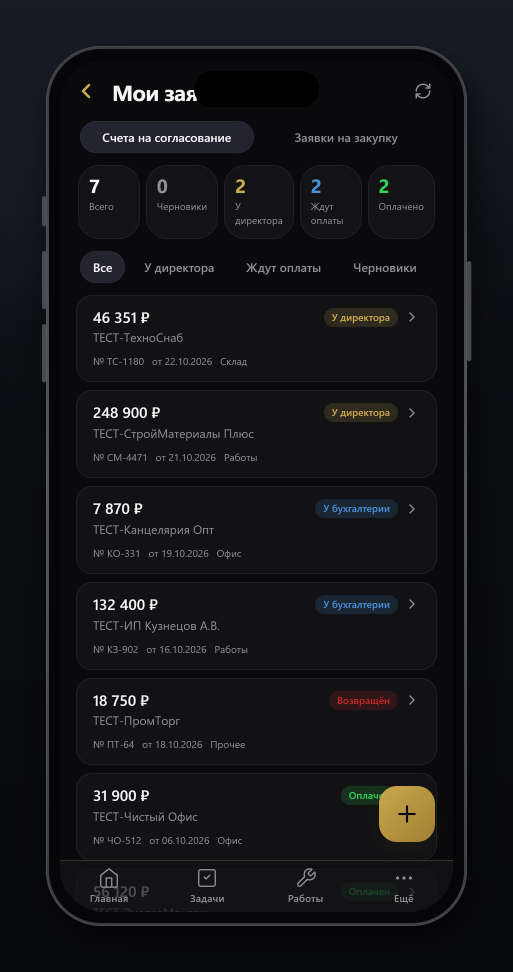
#> input picture reports/mobile-my-requests/01-my-requests-list.png, 1026 x 1944 px, given as the content of the folder tests/reports/_my_requests_shots, which was not available (shown at 1/2 size)
$ python make_iphone_frames.py
#> lines starting #> are read from the running program, lines starting #| are printed output that depends on the picture; after the words box and inside, x2 and y2 are one past the last pixel; in counts of white or black regions, pixels touching at a corner belong together; pictures that were not available may be replaced by others from this repository, and a replacement may not be noted
#> in build_frame, shot is the input picture: PIL image 1026x1944 RGB; mean R, G, B 19.8, 20.2, 23.1
#!/usr/bin/env python3
# -*- coding: utf-8 -*-
"""
D-369: рамка iPhone 15 Pro для скриншотов мобильной СРМ.

Зачем PIL, а не готовый мокап: в проекте нет `sharp`, а PIL 12.3 стоит. Кадры
снимаются в 1179x2556 (393x852 @ DPR 3) — это ровно пропорции 15 Pro.

Что рисуем:
  • корпус со скруглением и мягкой тенью;
  • чёрная окантовка (bezel) с тонким металлическим блеском по краю;
  • Dynamic Island по центру сверху;
  • кнопки громкости слева, Action button, боковую кнопку справа;
  • градиентную подложку (не белую) — для слайдов презентации.

Корпус и экран рисуются в 3x от целевого размера и уменьшаются с Lanczos:
иначе на закруглениях и «острове» видны ступеньки.

Запуск:  python tools/make_iphone_frames.py
Вход:    tests/reports/_my_requests_shots/[0-9]*.png
Выход:   reports/mobile-my-requests/*.png  (2x для слайдов)
"""
import glob
import os
from PIL import Image, ImageDraw, ImageFilter

SRC = os.path.join("tests", "reports", "_my_requests_shots")
DST = os.path.join("reports", "mobile-my-requests")

# Пропорции iPhone 15 Pro: экран 393x852 pt.
SCREEN_W, SCREEN_H = 393, 852
BEZEL = 11            # толщина окантовки, pt
BODY_PAD = 3          # «металл» вокруг окантовки, pt
RADIUS = 55           # радиус скругления корпуса, pt

SCALE = 3             # рендерим в 3x, потом уменьшаем
OUT_SCALE = 2         # итоговый размер: 2x от pt — для слайдов
MARGIN = 46           # поля под тень, pt

# Тёмная премиум-подложка: глубокий графит с холодным отливом.
BG_TOP = (17, 19, 24)
BG_BOTTOM = (8, 9, 12)


def rounded_mask(size_pt, radius_pt):
    """Маска скруглённого прямоугольника (размеры в pt, рендер в SCALE)."""
    w, h = size_pt[0] * SCALE, size_pt[1] * SCALE
    m = Image.new("L", (w, h), 0)
    d = ImageDraw.Draw(m)
    d.rounded_rectangle([0, 0, w - 1, h - 1], radius=radius_pt * SCALE, fill=255)
    return m


def make_background(size_pt):
    """Вертикальный градиент + мягкое световое пятно сверху."""
#> called with size_pt = (513, 972)
    w, h = size_pt[0] * SCALE, size_pt[1] * SCALE
    bg = Image.new("RGB", (w, h))
#> bg: PIL image 1539x2916 RGB; every value is 0
    d = ImageDraw.Draw(bg)
    for y in range(h):
        t = y / max(1, h - 1)
        r = int(BG_TOP[0] + (BG_BOTTOM[0] - BG_TOP[0]) * t)
        g = int(BG_TOP[1] + (BG_BOTTOM[1] - BG_TOP[1]) * t)
        b = int(BG_TOP[2] + (BG_BOTTOM[2] - BG_TOP[2]) * t)
        d.line([(0, y), (w, y)], fill=(r, g, b))

    # Световое пятно: рисуем маску и размываем — край получается мягким.
    glow = Image.new("L", (w, h), 0)
#> glow: PIL image 1539x2916 L; every value is 0
    gd = ImageDraw.Draw(glow)
    gd.ellipse([-w * 0.35, -h * 0.22, w * 1.05, h * 0.30], fill=64)
    glow = glow.filter(ImageFilter.GaussianBlur(60 * SCALE))
    accent = Image.new("RGB", (w, h), (46, 58, 82))
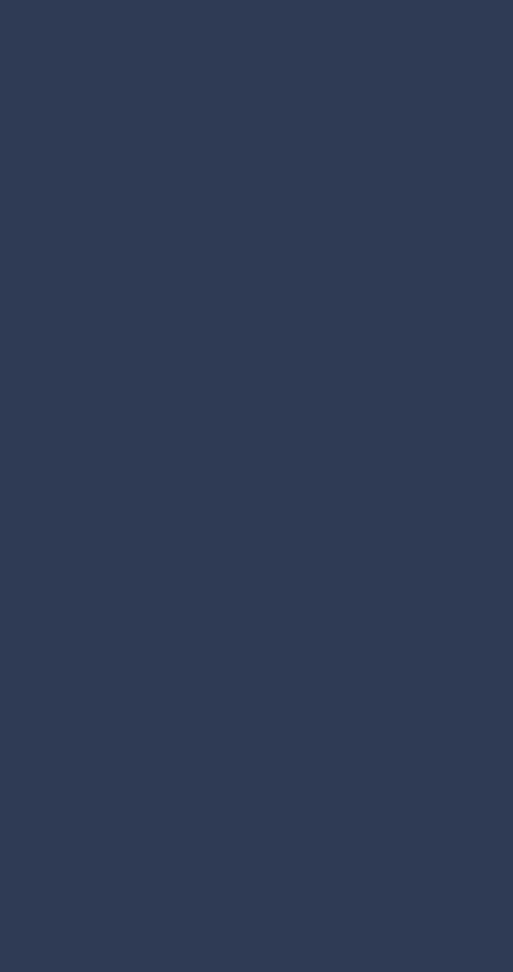
#> accent: PIL image 1539x2916 RGB (shown at 1/3 size); mean R, G, B 46, 58, 82
    return Image.composite(accent, bg, glow)


def build_frame(shot_path, out_path):
    """Накладывает скриншот в рамку iPhone 15 Pro и сохраняет."""
    shot = Image.open(shot_path).convert("RGB")

    # Экран приводим точно к 393x852 (пропорции 15 Pro), затем масштабируем.
    tw, th = SCREEN_W * SCALE, SCREEN_H * SCALE
    if shot.size != (tw, th):
        shot = shot.resize((tw, th), Image.LANCZOS)

    metal = BODY_PAD
    frame_w = SCREEN_W + 2 * (BEZEL + metal)
    frame_h = SCREEN_H + 2 * (BEZEL + metal)
    fw, fh = frame_w * SCALE, frame_h * SCALE

    canvas_pt = (frame_w + 2 * MARGIN, frame_h + 2 * MARGIN)
    canvas = make_background(canvas_pt)
    cw, ch = canvas.size
#> cw = 1539; ch = 2916
    ox, oy = MARGIN * SCALE, MARGIN * SCALE  # позиция корпуса на холсте

    # ── корпус: тёмный титан с блеском к середине ──────────────────────────
    body = Image.new("RGB", (fw, fh))
#> body: PIL image 1263x2640 RGB; every value is 0
    bd = ImageDraw.Draw(body)
    for y in range(fh):
        t = y / max(1, fh - 1)
        base = int(58 + 26 * (1 - abs(t - 0.5) * 2))
        bd.line([(0, y), (fw, y)], fill=(base, base + 2, base + 5))
    body_mask = rounded_mask((frame_w, frame_h), RADIUS)
#> in rounded_mask, `m = Image.new("L", (w, h), 0)`: m: PIL image 1263x2640 L; every value is 0
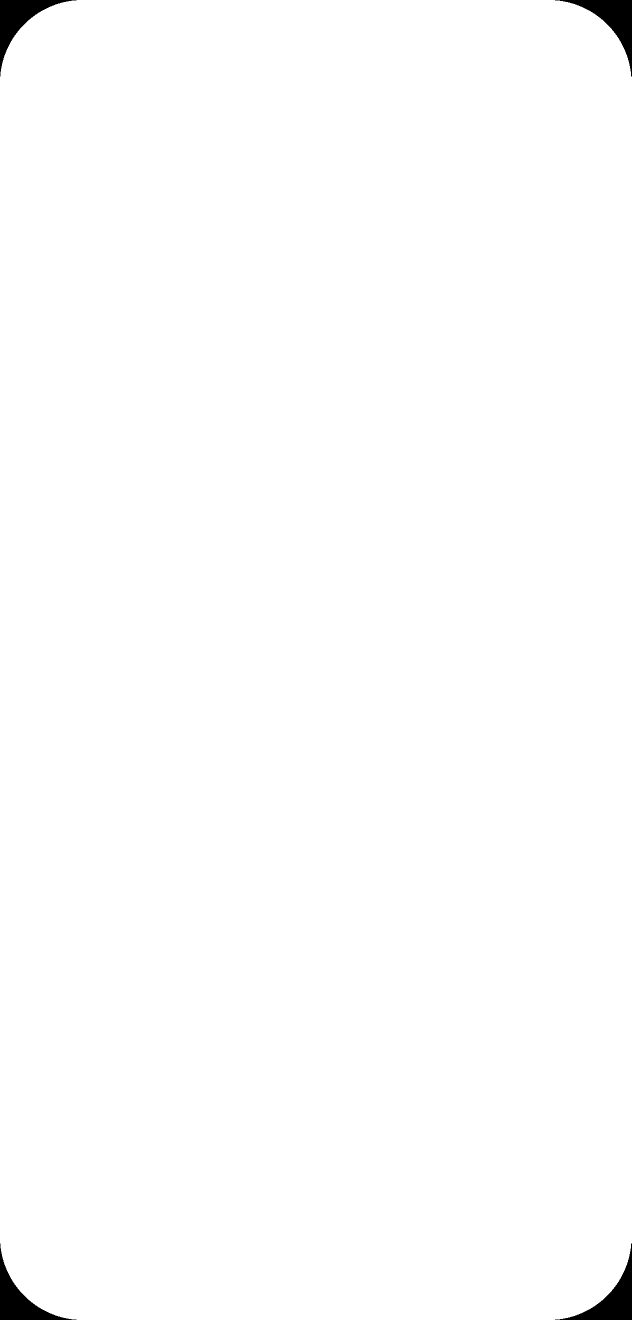
#> body_mask: PIL image 1263x2640 L (shown at 1/2 size); 99.3% white; 4 black regions, box (x1, y1, x2, y2) and area: (0, 0, 153, 153) 5897, (1110, 0, 1263, 153) 5897, (0, 2487, 153, 2640) 5897, (1110, 2487, 1263, 2640) 5897

    # Тонкий светлый кант по периметру — «дорогой» вид.
    rim = Image.new("RGBA", (fw, fh), (0, 0, 0, 0))
#> rim: PIL image 1263x2640 RGBA; every value is 0
    rd = ImageDraw.Draw(rim)
    rd.rounded_rectangle([0, 0, fw - 1, fh - 1], radius=RADIUS * SCALE,
                         outline=(168, 172, 182, 150), width=max(2, SCALE))

    # ── экран ──────────────────────────────────────────────────────────────
    bezel_w_pt = SCREEN_W + 2 * BEZEL
    bezel_h_pt = SCREEN_H + 2 * BEZEL
    bezel_mask = rounded_mask((bezel_w_pt, bezel_h_pt), RADIUS - BODY_PAD)
#> in rounded_mask (call 2), `m = Image.new("L", (w, h), 0)`: m: PIL image 1245x2622 L; every value is 0
#> bezel_mask: PIL image 1245x2622 L; 99.4% white; 4 black regions, box (x1, y1, x2, y2) and area: (0, 0, 144, 144) 5270, (1101, 0, 1245, 144) 5270, (0, 2478, 144, 2622) 5270, (1101, 2478, 1245, 2622) 5270
    bezel_layer = Image.new("RGBA", (fw, fh), (0, 0, 0, 0))
    bezel_layer.paste((6, 6, 8, 255), (metal * SCALE, metal * SCALE,
                                       metal * SCALE + bezel_w_pt * SCALE,
                                       metal * SCALE + bezel_h_pt * SCALE),
                      bezel_mask)

    sc_x = (metal + BEZEL) * SCALE
    sc_y = (metal + BEZEL) * SCALE
    shot_mask = rounded_mask((SCREEN_W, SCREEN_H), RADIUS - BODY_PAD - BEZEL + 3)
#> in rounded_mask (call 3), `m = Image.new("L", (w, h), 0)`: m: PIL image 1179x2556 L; every value is 0
#> shot_mask: PIL image 1179x2556 L; 99.5% white; 4 black regions, box (x1, y1, x2, y2) and area: (0, 0, 121, 121) 3775, (1058, 0, 1179, 121) 3775, (0, 2435, 121, 2556) 3775, (1058, 2435, 1179, 2556) 3775
    screen_layer = Image.new("RGBA", (fw, fh), (0, 0, 0, 0))
    screen_layer.paste(shot, (sc_x, sc_y), shot_mask)
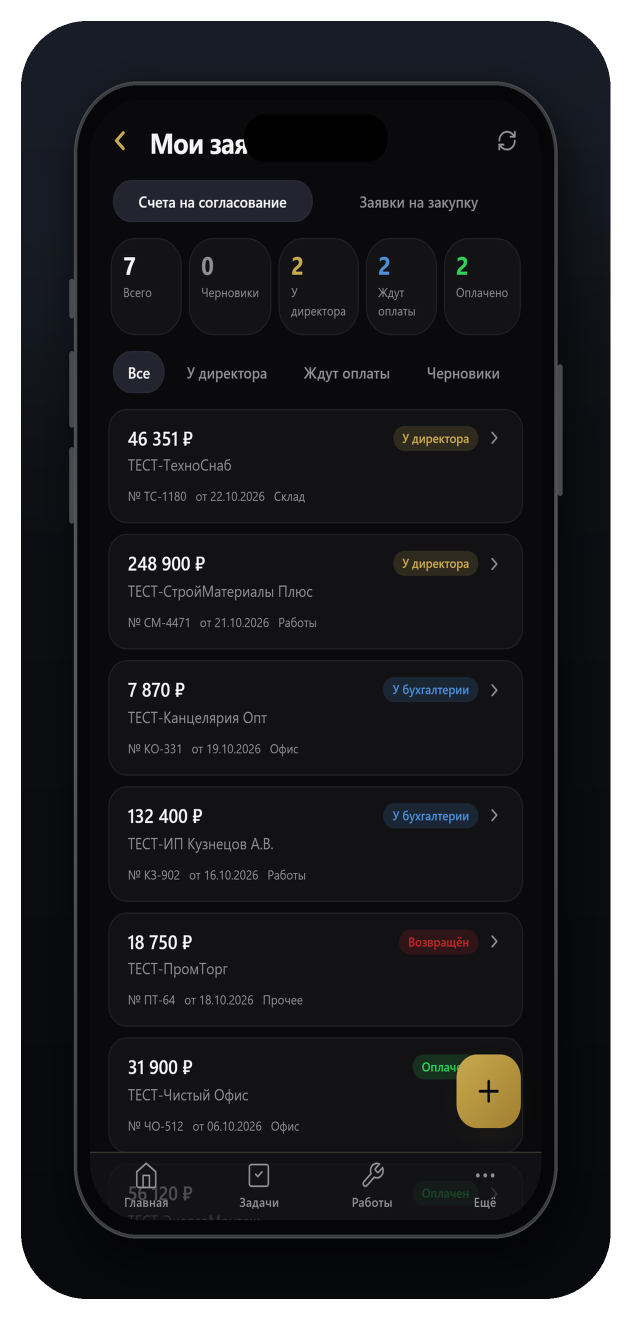
#> screen_layer: PIL image 1263x2640 RGBA (shown at 1/2 size); mean R, G, B, A 17.8, 18.2, 20.8, 229.3; transparent parts drawn white

    # ── Dynamic Island ─────────────────────────────────────────────────────
    island_w, island_h = 125, 36
    ix = ((frame_w - island_w) // 2) * SCALE
    iy = (metal + BEZEL + 11) * SCALE
    island = Image.new("RGBA", (fw, fh), (0, 0, 0, 0))
    idr = ImageDraw.Draw(island)
    idr.rounded_rectangle([ix, iy, ix + island_w * SCALE, iy + island_h * SCALE],
                          radius=(island_h // 2) * SCALE, fill=(0, 0, 0, 255))

    # ── кнопки ─────────────────────────────────────────────────────────────
    btns = Image.new("RGBA", (cw, ch), (0, 0, 0, 0))
#> btns: PIL image 1539x2916 RGBA; every value is 0
    bdr = ImageDraw.Draw(btns)
    # Левая сторона: Action button + две кнопки громкости.
    for dy, bh in [(150, 30), (205, 58), (278, 58)]:
        bdr.rounded_rectangle(
            [ox - 4 * SCALE, oy + dy * SCALE, ox, oy + (dy + bh) * SCALE],
            radius=2 * SCALE, fill=(72, 74, 80, 255))
    # Правая сторона: боковая кнопка.
    bdr.rounded_rectangle(
        [ox + fw, oy + 215 * SCALE, ox + fw + 4 * SCALE, oy + 315 * SCALE],
        radius=2 * SCALE, fill=(72, 74, 80, 255))

    # ── сборка: тень -> корпус -> кант -> окантовка -> экран -> остров ─────
    shadow_src = Image.new("RGBA", (cw, ch), (0, 0, 0, 0))
    sdr = ImageDraw.Draw(shadow_src)
    sdr.rounded_rectangle([ox + 6 * SCALE, oy + 14 * SCALE,
                           ox + fw + 6 * SCALE, oy + fh + 14 * SCALE],
                          radius=RADIUS * SCALE, fill=(0, 0, 0, 175))
    shadow = shadow_src.filter(ImageFilter.GaussianBlur(18 * SCALE))

    out = canvas.convert("RGBA")
    out = Image.alpha_composite(out, shadow)
    out = Image.alpha_composite(out, btns)

    body_rgba = Image.new("RGBA", (cw, ch), (0, 0, 0, 0))
    body_rgba.paste(body, (ox, oy), body_mask)
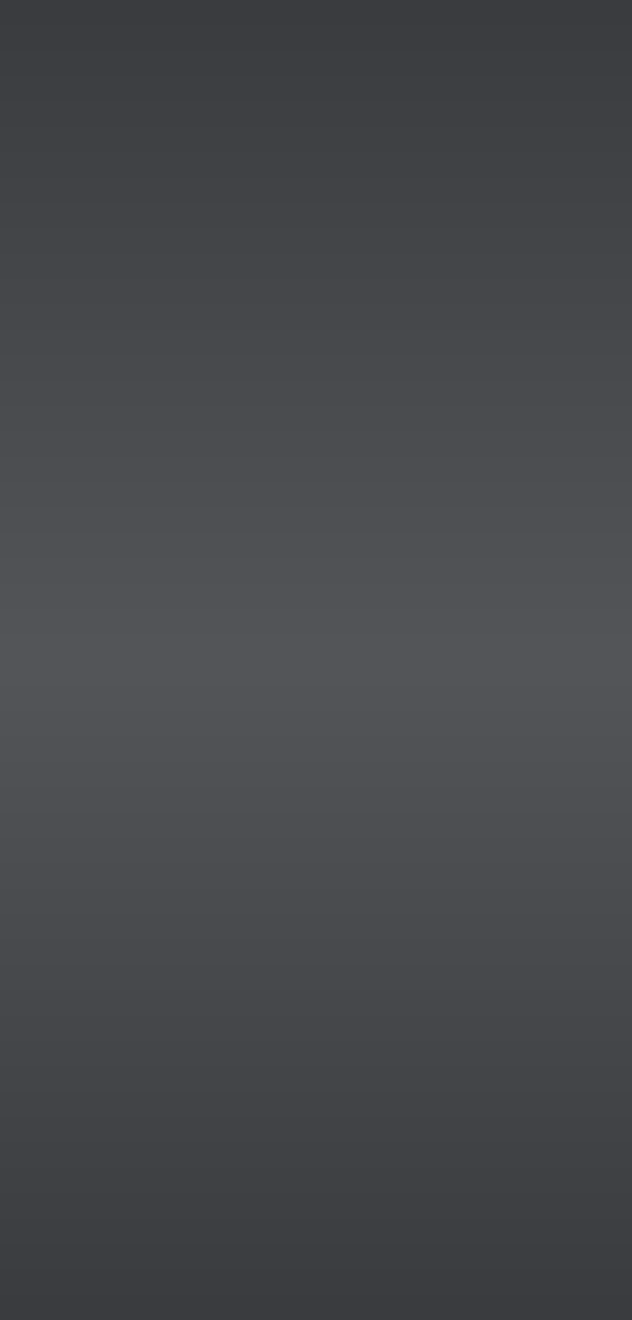
#> body: PIL image 1263x2640 RGB (shown at 1/2 size); mean R, G, B 70.5, 72.5, 75.5
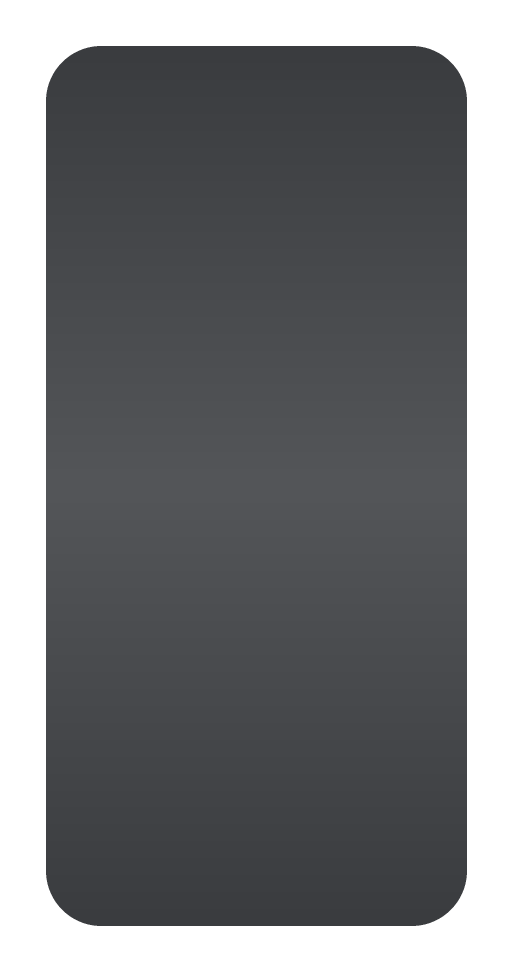
#> body_rgba: PIL image 1539x2916 RGBA (shown at 1/3 size); mean R, G, B, A 52.1, 53.5, 55.8, 188.1; transparent parts drawn white
    out = Image.alpha_composite(out, body_rgba)

    rim_rgba = Image.new("RGBA", (cw, ch), (0, 0, 0, 0))
    rim_rgba.paste(rim, (ox, oy), rim)
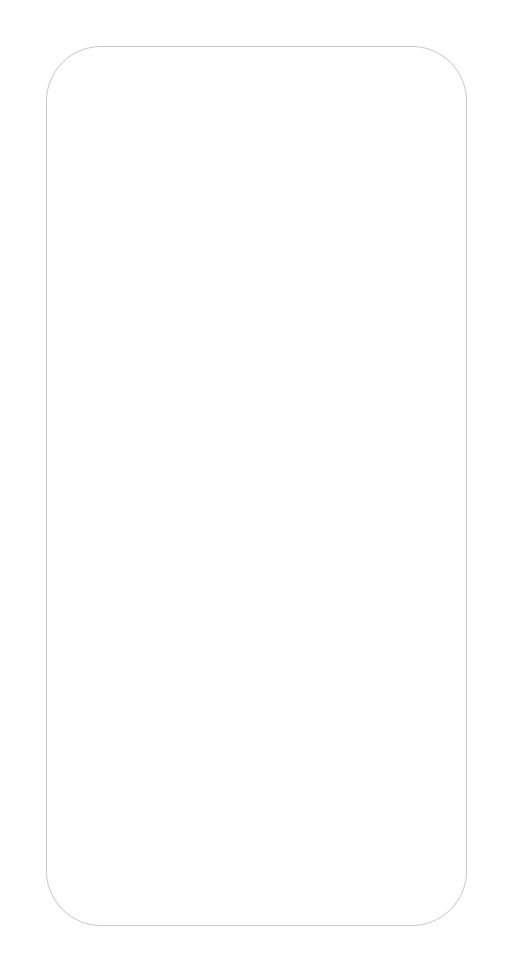
#> rim_rgba: PIL image 1539x2916 RGBA (shown at 1/3 size); mean R, G, B, A 0.5, 0.5, 0.5, 0.4; transparent parts drawn white
    out = Image.alpha_composite(out, rim_rgba)

    bezel_rgba = Image.new("RGBA", (cw, ch), (0, 0, 0, 0))
    bezel_rgba.paste(bezel_layer, (ox, oy), bezel_layer)
    out = Image.alpha_composite(out, bezel_rgba)

    screen_rgba = Image.new("RGBA", (cw, ch), (0, 0, 0, 0))
    screen_rgba.paste(screen_layer, (ox, oy), screen_layer)
    out = Image.alpha_composite(out, screen_rgba)
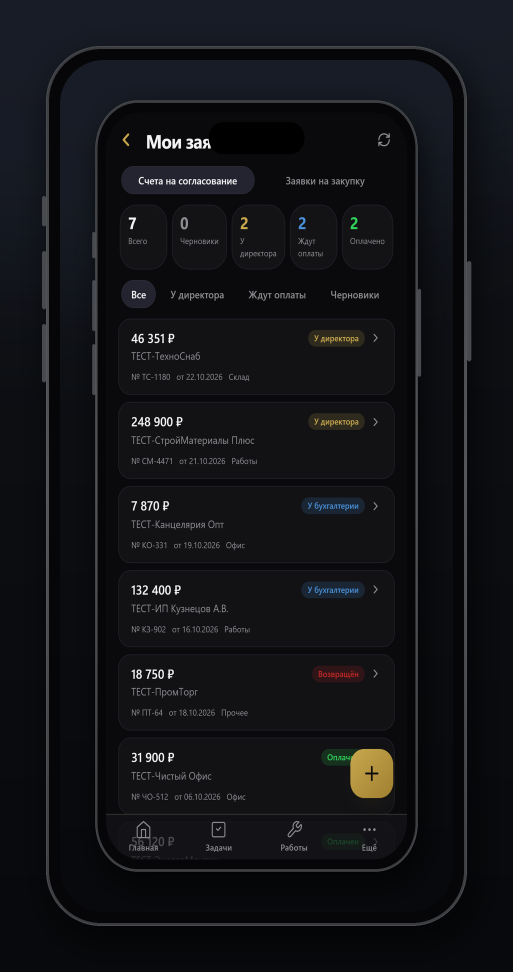
#> out: PIL image 1539x2916 RGBA (shown at 1/3 size); mean R, G, B, A 18.2, 19.1, 22.5, 255

    island_rgba = Image.new("RGBA", (cw, ch), (0, 0, 0, 0))
    island_rgba.paste(island, (ox, oy), island)
    out = Image.alpha_composite(out, island_rgba)

    # Уменьшаем до 2x от pt — чётко на слайдах и без ступенек.
    final = out.convert("RGB").resize((canvas_pt[0] * OUT_SCALE, canvas_pt[1] * OUT_SCALE),
                                      Image.LANCZOS)
    final.save(out_path, "PNG", optimize=True)
    return final.size


def main():
    os.makedirs(DST, exist_ok=True)
    files = sorted(glob.glob(os.path.join(SRC, "[0-9]*.png")))
    if not files:
        raise SystemExit("Нет скриншотов в " + SRC)
    print("кадров: %d" % len(files))
    for f in files:
        name = os.path.basename(f)
        out = os.path.join(DST, name)
        size = build_frame(f, out)
#> size = (1026, 1944)
        print("  %-28s -> %dx%d  %d KB" % (name, size[0], size[1], os.path.getsize(out) // 1024))
#|   01-my-requests-list.png      -> 1026x1944  312 KB
    print("готово, папка:", DST)


if __name__ == "__main__":
    main()
